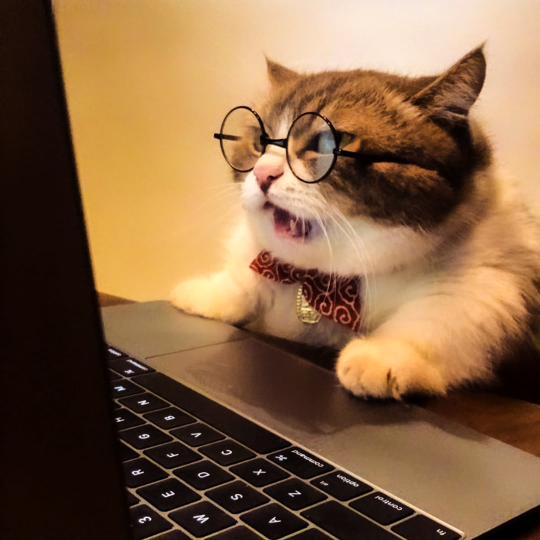
#> input picture COE64-335/lab/module3/data/test.jpg, 1080 x 1080 px (shown at 1/2 size)
$ jupyter execute --allow-errors 'LAB02-Preprocessing 3-Sect2.ipynb'
#> lines starting #> are read from the running program, lines starting #| are printed output that depends on the picture
# Categorical Data Handling

[cell 1]
import pandas as pd
import seaborn as sns
import matplotlib.pyplot as plt
from sklearn.feature_extraction.text import CountVectorizer

# Text Feature Engineering

[cell 2]
# Input data
sample = ['problem of evil', 'evil queen', 'horizon problem']
sample

[cell 3]
vec = CountVectorizer()

[cell 4]
X = vec.fit_transform(sample)
df = pd.DataFrame(X.toarray(), columns=vec.get_feature_names_out())
df

[cell 5]
from sklearn.feature_extraction.text import TfidfVectorizer
vec = TfidfVectorizer()
X = vec.fit_transform(sample)
df2 = pd.DataFrame(X.toarray(), columns=vec.get_feature_names_out())
df2

# Image Feature Engineering

[cell 6]
import cv2
import matplotlib.pyplot as plt

# read the image
img = cv2.imread("data/test.jpg")
#> img is the input picture: shape (1080, 1080, 3); mean B, G, R 67.4, 99.5, 133.6

[cell 7]
plt.imshow(img)

[cell 8]
# resize image
output = cv2.resize(img, (90, 90))
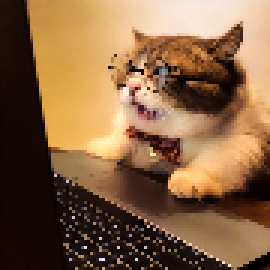
#> output: shape (90, 90, 3) (shown 3 times larger); mean B, G, R 67.6, 99.7, 133.8
plt.imshow(output)

[cell 9]
output = cv2.resize(img, (9, 9))
plt.imshow(output)
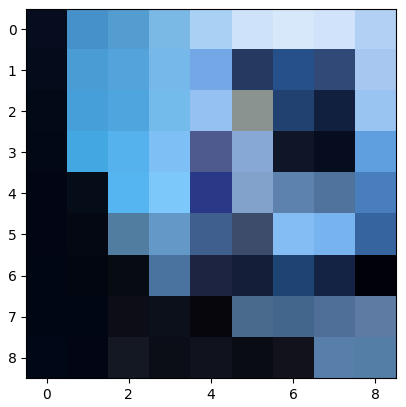
#> figure drawn by matplotlib, 1 panel

[cell 10]
frameGRAY = cv2.cvtColor(output, cv2.COLOR_RGB2GRAY)
plt.imshow(frameGRAY, cmap="gray", vmin=0, vmax=255)
plt.title(" frameGRAY ")
plt.show()
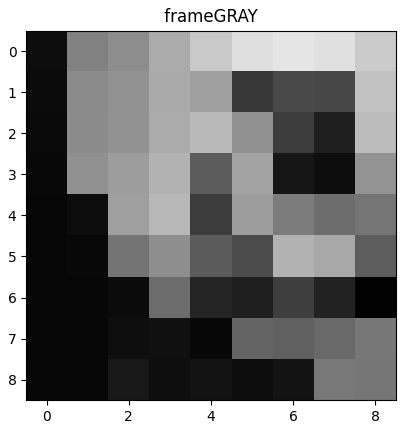
#> figure drawn by matplotlib, 1 panel
print("frameGRAY: ", frameGRAY.shape)
#| frameGRAY:  (9, 9)
print(frameGRAY)
#| [[ 13 129 141 171 201 223 229 224 203]
#|  [ 11 138 146 170 159  56  74  71 194]
#|  [  9 139 146 171 185 144  61  31 188]
#|  [  8 144 157 178  92 163  22  13 147]
#|  [  6  12 159 183  61 157 124 109 117]
#|  [  6   8 116 142  91  75 178 168  93]
#|  [  6   6  11 108  37  30  62  34   2]
#|  [  6   6  14  16   7 100  96 106 119]
#|  [  7   6  24  14  19  12  19 120 118]]
